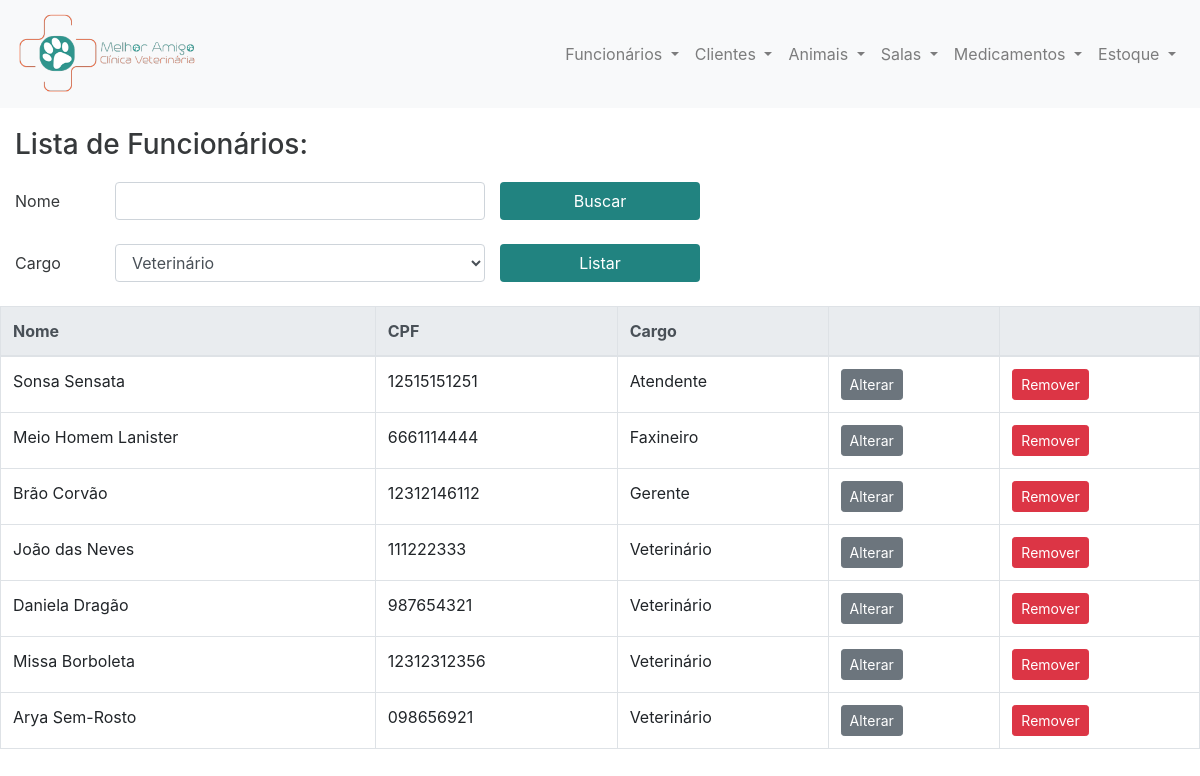
The app's page /funcionario/index.php?action=lista_func with its own data.
### tables this page shows
CREATE TABLE `funcionarios` (
  `nome` varchar(50) NOT NULL,
  `ID` int(11) NOT NULL,
  `cargo` varchar(25) NOT NULL,
  `CPF` varchar(20) NOT NULL
);

### model/funcionario_db.php (called while the page is built, shortened)
<?php
require('../model/database.php');
function lista(){
    global $db;
    $query = 'SELECT * FROM funcionarios'
            . ' ORDER BY cargo';
    $statement = $db->prepare($query);
    $statement->execute();
    return $statement;
}

### funcionario/lista_funcionarios.php (the view, shortened to what this page needs)
<?php include '../view/header.php'; ?>
<main>
    <div class="tituloPaginaEntidade col-md-5 col-sm-6">
        <h1 class="h3">Lista de Funcionários:</h1>
    </div>
    <form class="container-fluid" action="." method="post">
        <div class="form-group row">
            <label for="campoBuscaPorNomeFuncionario" class="col-md-1 col-form-label">Nome</label>
            <div class="col-md-4 col-sm-6">
                <input type="text" name="nome" class="form-control mb-2" id="campoBuscaPorNomeFuncionario">
            </div>
            <button type="submit" class="btn col-md-2 mb-2"
                    style="background-color: #218380; color: white">Buscar</button>
        </div>
    </form>
    <form class="container-fluid" action="." method="post">
        <div class="form-group row">
            <label for="campoBuscaPorCargoFuncionario" class="col-form-label col-md-1">Cargo</label>
            <div class="col-md-4 col-sm-6">
                <select name="cargo" class="form-control mb-2" id="campoBuscaPorCargoFuncionario">
                    <option>
                        Veterinário
                    </option>
                </select>
            </div>
            <button type="submit" class="btn col-md-2 mb-2"
                    style="background-color: #218380; color: white">Listar</button>
        </div>
    </form>
    <table class="table table-bordered">
        <thead class="thead-light">
            <tr>
                <th scope="col">Nome</th>
                <th scope="col">CPF</th>
                <th scope="col">Cargo</th>
                <th scope="col">&nbsp;</th>
                <th scope="col">&nbsp;</th>
            </tr>
        </thead>
        <tbody>
            <?php foreach ($lista as $funcionario) : ?>
                <tr>
                    <td><?php echo $funcionario['nome']; ?></td>
                    <td><?php echo $funcionario['CPF']; ?></td>
                    <td><?php echo $funcionario['cargo']; ?></td>
                    <td>
                        <form action="." method="post">
                            <input type="submit" class="btn btn-secondary btn-sm" value="Alterar">
                        </form>
                    </td>
                    <td>
                        <form action="." method="post">
                            <input type="submit" class="btn btn-danger btn-sm" value="Remover">
                        </form>
                    </td>
                </tr>
            <?php endforeach; ?>
        </tbody>
    </table>
</main>
<?php include '../view/footer.php'; ?>

### funcionario/index.php (shortened to what this page needs)
<?php
require('../model/database.php');
require('../model/funcionario_db.php');
$action = filter_input(INPUT_POST, 'action');
if ($action == NULL) {
    $action = filter_input(INPUT_GET, 'action');
}
if($action == 'lista_func'){
    $lista = lista();
    include('lista_funcionarios.php');
}

### view/header.php (shortened to what this page needs)
<!DOCTYPE html>
<html>
    <head>
        <link rel="stylesheet" type="text/css" href="../novocss.css">
        <link rel="stylesheet" href="https://stackpath.bootstrapcdn.com/bootstrap/4.3.1/css/bootstrap.min.css">
    </head>
    <body>
        <header>
            <nav class="navbar navbar-expand-md navbar-light bg-light">
                <a href="../index.php" class="navbar-brand">
                    <img src="../imagens/lv.png" height="82" alt="CoolBrand">
                </a>
                <div class="collapse navbar-collapse" id="navbarCollapse">
                    <div class="navbar-nav ml-auto">
                        <div class="nav-item dropdown">
                            <a class="nav-link dropdown-toggle" href="#" id="dropdownFuncionarios" data-toggle="dropdown" aria-haspopup="true" aria-expanded="false">
                                Funcionários
                            </a>
                        </div>
                        <div class="nav-item dropdown">
                            <a class="nav-link dropdown-toggle" href="#" id="dropdownClientes" data-toggle="dropdown" aria-haspopup="true" aria-expanded="false">
                                Clientes
                            </a>
                        </div>
                        <div class="nav-item dropdown">
                            <a class="nav-link dropdown-toggle" href="#" id="dropdownAnimais" data-toggle="dropdown" aria-haspopup="true" aria-expanded="false">
                                Animais
                            </a>
                        </div>
                        <div class="nav-item dropdown">
                            <a class="nav-link dropdown-toggle" href="#" id="dropdownSalas" data-toggle="dropdown" aria-haspopup="true" aria-expanded="false">
                                Salas
                            </a>
                        </div>
                        <div class="nav-item dropdown">
                            <a class="nav-link dropdown-toggle" href="#" id="dropdownSalas" data-toggle="dropdown" aria-haspopup="true" aria-expanded="false">
                                Medicamentos
                            </a>
                        </div>
                        <div class="nav-item dropdown">
                            <a class="nav-link dropdown-toggle" href="#" id="dropdownSalas" data-toggle="dropdown" aria-haspopup="true" aria-expanded="false">
                                Estoque
                            </a>
                        </div>
                    </div>
                </div>
            </nav>
        </header>

### view/footer.php (shortened to what this page needs)
</body>
</html>

### novocss.css (style rules this page uses)
body, html { height: 100%; }
.tituloPaginaEntidade { color: #36393B; margin-bottom: 20px; margin-top: 20px; }
.col-form-label { color: #36393B; }

### records on screen
funcionarios: nome "Sonsa Sensata", CPF "12515151251", cargo "Atendente"
funcionarios: nome "Meio Homem Lanister", CPF "6661114444", cargo "Faxineiro"
funcionarios: nome "Brão Corvão", CPF "12312146112", cargo "Gerente"
funcionarios: nome "João das Neves", CPF "111222333", cargo "Veterinário"
funcionarios: nome "Daniela Dragão", CPF "987654321", cargo "Veterinário"
funcionarios: nome "Missa Borboleta", CPF "12312312356", cargo "Veterinário"
funcionarios: nome "Arya Sem-Rosto", CPF "098656921", cargo "Veterinário"
